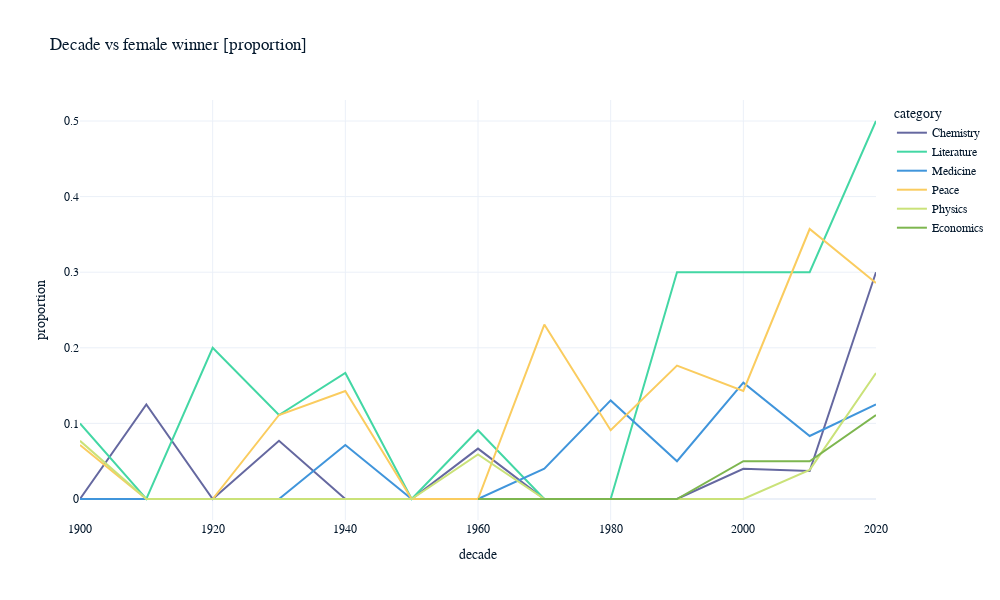

Here is the notebook cell this chart was saved with:
### Code cell
fig = px.line(
    data_frame = prop_female_winners,
    x='decade',
    y='female_winner',
    title = "Decade vs female winner [proportion]",
    color = 'category')
fig.update_layout(width=1000,
                 height=600,
                 xaxis_title="decade",
                 yaxis_title="proportion")
fig.show()

### Figure 1 — Plotly figure (JSON) as saved in the notebook; plotly's stock layout.template omitted (floating-point values rounded to 4 significant figures)
{"data": [{"hovertemplate": "category=Chemistry<br>decade=%{x}<br>female_winner=%{y}<extra></extra>", "legendgroup": "Chemistry", "line": {"color": "#6568a0", "dash": "solid"}, "marker": {"symbol": "circle"}, "mode": "lines", "name": "Chemistry", "orientation": "v", "showlegend": true, "x": [1900, 1910, 1920, 1930, 1940, 1950, 1960, 1970, 1980, 1990, 2000, 2010, 2020], "xaxis": "x", "y": [0, 0.125, 0, 0.07692, 0, 0, 0.06667, 0, 0, 0, 0.04, 0.03704, 0.3], "yaxis": "y", "type": "scatter"}, {"hovertemplate": "category=Literature<br>decade=%{x}<br>female_winner=%{y}<extra></extra>", "legendgroup": "Literature", "line": {"color": "#43d7a4", "dash": "solid"}, "marker": {"symbol": "circle"}, "mode": "lines", "name": "Literature", "orientation": "v", "showlegend": true, "x": [1900, 1910, 1920, 1930, 1940, 1950, 1960, 1970, 1980, 1990, 2000, 2010, 2020], "xaxis": "x", "y": [0.1, 0, 0.2, 0.1111, 0.1667, 0, 0.09091, 0, 0, 0.3, 0.3, 0.3, 0.5], "yaxis": "y", "type": "scatter"}, {"hovertemplate": "category=Medicine<br>decade=%{x}<br>female_winner=%{y}<extra></extra>", "legendgroup": "Medicine", "line": {"color": "#4095db", "dash": "solid"}, "marker": {"symbol": "circle"}, "mode": "lines", "name": "Medicine", "orientation": "v", "showlegend": true, "x": [1900, 1910, 1920, 1930, 1940, 1950, 1960, 1970, 1980, 1990, 2000, 2010, 2020], "xaxis": "x", "y": [0, 0, 0, 0, 0.07143, 0, 0, 0.04, 0.1304, 0.05, 0.1538, 0.08333, 0.125], "yaxis": "y", "type": "scatter"}, {"hovertemplate": "category=Peace<br>decade=%{x}<br>female_winner=%{y}<extra></extra>", "legendgroup": "Peace", "line": {"color": "#facc5f", "dash": "solid"}, "marker": {"symbol": "circle"}, "mode": "lines", "name": "Peace", "orientation": "v", "showlegend": true, "x": [1900, 1910, 1920, 1930, 1940, 1950, 1960, 1970, 1980, 1990, 2000, 2010, 2020], "xaxis": "x", "y": [0.07143, 0, 0, 0.1111, 0.1429, 0, 0, 0.2308, 0.09091, 0.1765, 0.1429, 0.3571, 0.2857], "yaxis": "y", "type": "scatter"}, {"hovertemplate": "category=Physics<br>decade=%{x}<br>female_winner=%{y}<extra></extra>", "legendgroup": "Physics", "line": {"color": "#cae279", "dash": "solid"}, "marker": {"symbol": "circle"}, "mode": "lines", "name": "Physics", "orientation": "v", "showlegend": true, "x": [1900, 1910, 1920, 1930, 1940, 1950, 1960, 1970, 1980, 1990, 2000, 2010, 2020], "xaxis": "x", "y": [0.07692, 0, 0, 0, 0, 0, 0.05882, 0, 0, 0, 0, 0.03846, 0.1667], "yaxis": "y", "type": "scatter"}, {"hovertemplate": "category=Economics<br>decade=%{x}<br>female_winner=%{y}<extra></extra>", "legendgroup": "Economics", "line": {"color": "#7db64f", "dash": "solid"}, "marker": {"symbol": "circle"}, "mode": "lines", "name": "Economics", "orientation": "v", "showlegend": true, "x": [1960, 1970, 1980, 1990, 2000, 2010, 2020], "xaxis": "x", "y": [0, 0, 0, 0, 0.05, 0.05, 0.1111], "yaxis": "y", "type": "scatter"}], "layout": {"xaxis": {"anchor": "y", "domain": [0, 1], "title": {"text": "decade"}}, "yaxis": {"anchor": "x", "domain": [0, 1], "title": {"text": "proportion"}}, "legend": {"title": {"text": "category"}, "tracegroupgap": 0}, "title": {"text": "Decade vs female winner [proportion]"}, "width": 1000, "height": 600}}
